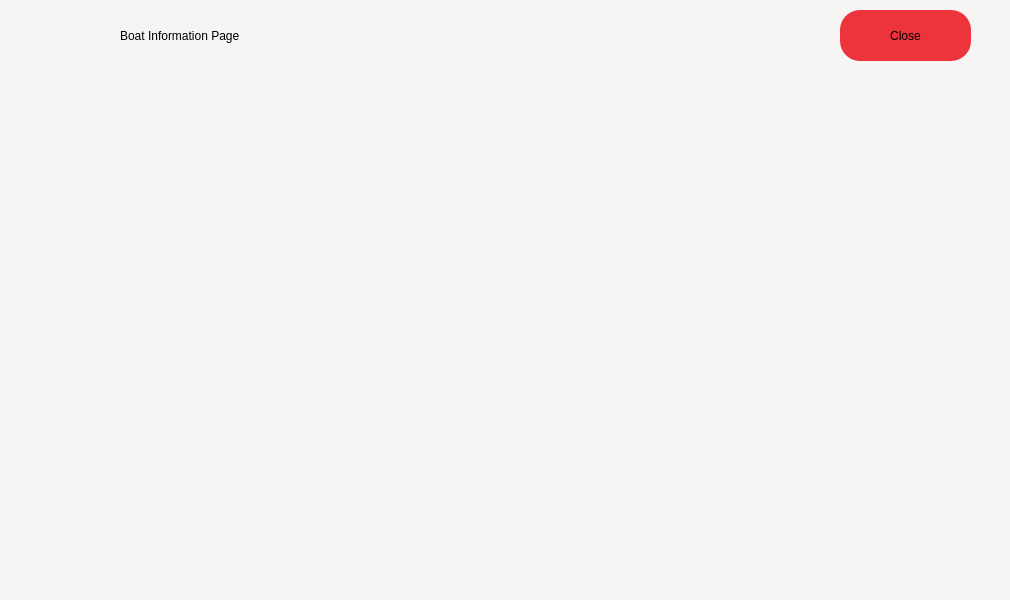
<?xml version="1.0" encoding="UTF-8"?>
<ui version="4.0">
 <class>BoatInfoWindow</class>
 <widget class="QMainWindow" name="BoatInfoWindow">
  <property name="geometry">
   <rect>
    <x>0</x>
    <y>0</y>
    <width>1010</width>
    <height>600</height>
   </rect>
  </property>
  <property name="windowTitle">
   <string>MainWindow</string>
  </property>
  <property name="styleSheet">
   <string notr="true">background-color: rgb(246, 245, 244);</string>
  </property>
  <widget class="QWidget" name="centralwidget">
   <widget class="QLabel" name="l_pagename">
    <property name="enabled">
     <bool>true</bool>
    </property>
    <property name="geometry">
     <rect>
      <x>120</x>
      <y>10</y>
      <width>461</width>
      <height>51</height>
     </rect>
    </property>
    <property name="styleSheet">
     <string notr="true">color: rgb(0,0,0);
font: 20pt &quot;Ubuntu&quot;;</string>
    </property>
    <property name="text">
     <string>Boat Information Page</string>
    </property>
   </widget>
   <widget class="QPushButton" name="pushButton">
    <property name="geometry">
     <rect>
      <x>840</x>
      <y>10</y>
      <width>131</width>
      <height>51</height>
     </rect>
    </property>
    <property name="styleSheet">
     <string notr="true">background-color: rgb(237, 51, 59);
border-radius: 20px;
font: 18pt &quot;Ubuntu&quot;;</string>
    </property>
    <property name="text">
     <string>Close</string>
    </property>
   </widget>
   <widget class="QWidget" name="horizontalLayoutWidget">
    <property name="geometry">
     <rect>
      <x>10</x>
      <y>70</y>
      <width>991</width>
      <height>521</height>
     </rect>
    </property>
    <layout class="QHBoxLayout" name="horizontalLayout"/>
   </widget>
   <widget class="QLabel" name="label">
    <property name="geometry">
     <rect>
      <x>20</x>
      <y>10</y>
      <width>81</width>
      <height>51</height>
     </rect>
    </property>
    <property name="styleSheet">
     <string notr="true">image: url(:/images/info.png)</string>
    </property>
    <property name="text">
     <string/>
    </property>
   </widget>
  </widget>
 </widget>
 <resources/>
 <connections/>
</ui>
